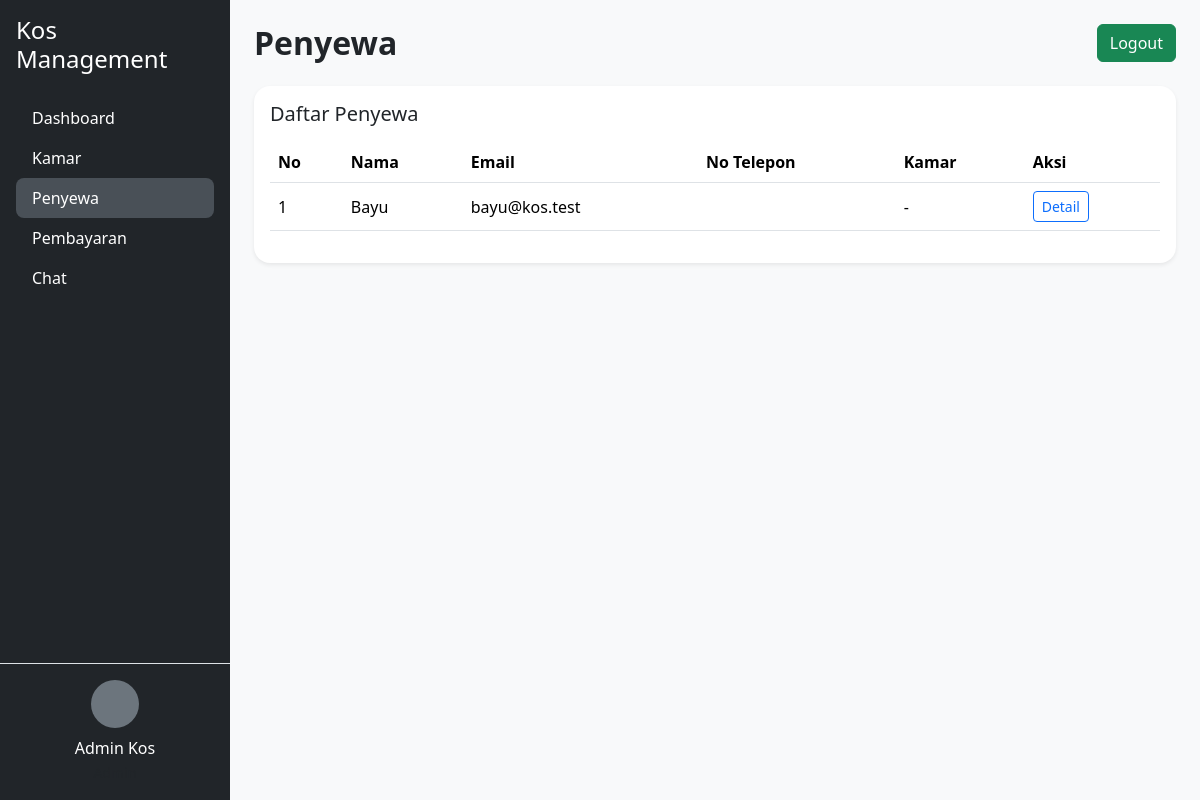
/?r=admin/penyewa (signed in), run on the app's committed database.
### tables this page shows
CREATE TABLE IF NOT EXISTS users (
    id INT AUTO_INCREMENT PRIMARY KEY,
    name VARCHAR(100) NOT NULL,
    email VARCHAR(100) NOT NULL UNIQUE,
    password VARCHAR(255) NOT NULL,
    role ENUM('admin','penyewa') NOT NULL,
    nik VARCHAR(50) NULL,
    phone VARCHAR(20) NULL,
    photo VARCHAR(255) NULL,
    kamar_id INT NULL,
    created_at TIMESTAMP DEFAULT CURRENT_TIMESTAMP
);

### app/Core/Controller.php (called while the page is built)
<?php
class Controller {
    protected function view(string $view, array $data = []) {
        extract($data);
        require __DIR__ . "/../Views/" . $view . ".php";
    }
}

### app/Controllers/Admin/PenyewaController.php (called while the page is built, shortened)
<?php
require_once __DIR__ . "/../../Core/Controller.php";
require_once __DIR__ . "/../../Models/User.php";
class AdminPenyewaController extends Controller {
    public function index() {
        $userModel = new User();
        $penyewa = $userModel->getAllPenyewa();
        $this->view("admin/penyewa_index", compact('penyewa'));
    }
}

### public/index.php (called while the page is built, shortened)
<?php
$route = $_GET['r'] ?? 'login';
Router::dispatch($route);

### app/Core/Database.php (called while the page is built)
<?php
class Database {
    private static $conn;
    public static function getConnection() {
        if (!self::$conn) {
            $host = "localhost";
            $db   = "kos";
            $user = "root";
            $pass = "";
            $dsn  = "mysql:host=$host;dbname=$db;charset=utf8mb4";
            try {
                self::$conn = new PDO($dsn, $user, $pass, [
                    PDO::ATTR_ERRMODE => PDO::ERRMODE_EXCEPTION,
                    PDO::ATTR_DEFAULT_FETCH_MODE => PDO::FETCH_ASSOC,
                ]);
            } catch (PDOException $e) {
                die("Database error: " . $e->getMessage());
            }
        }
        return self::$conn;
    }
}

### app/Models/User.php (called while the page is built, shortened)
<?php
require_once __DIR__ . "/../Core/Database.php";
class User {
    private $db;
    public function __construct() {
        $this->db = Database::getConnection();
    }
    public function getAllPenyewa() {
        $stmt = $this->db->query("SELECT u.*, k.nama AS nama_kamar FROM users u
                                  LEFT JOIN kamar k ON u.kamar_id = k.id
                                  WHERE role = 'penyewa'");
        return $stmt->fetchAll();
    }
}

### app/Views/admin/penyewa_index.php (the view, shortened to what this page needs)
<?php
require __DIR__ . "/../layouts/header.php";
require __DIR__ . "/../layouts/sidebar_admin.php";
?>
<div class="card shadow-sm border-0">
    <div class="card-body">
        <h5 class="mb-3">Daftar Penyewa</h5>
        <div class="table-responsive">
            <table class="table align-middle">
                <thead>
                    <tr>
                        <th>No</th>
                        <th>Nama</th>
                        <th>Email</th>
                        <th>No Telepon</th>
                        <th>Kamar</th>
                        <th>Aksi</th>
                    </tr>
                </thead>
                <tbody>
                <?php $no=1; foreach ($penyewa as $p): ?>
                    <tr>
                        <td><?php echo $no++; ?></td>
                        <td><?php echo htmlspecialchars($p['name']); ?></td>
                        <td><?php echo htmlspecialchars($p['email']); ?></td>
                        <td><?php echo htmlspecialchars($p['phone']); ?></td>
                        <td><?php echo htmlspecialchars($p['nama_kamar'] ?? '-'); ?></td>
                        <td>
                            <a href="/?r=admin/penyewa_show&id=<?php echo $p['id']; ?>" class="btn btn-sm btn-outline-primary">Detail</a>
                        </td>
                    </tr>
                <?php endforeach; ?>
                </tbody>
            </table>
        </div>
    </div>
</div>
<?php require __DIR__ . "/../layouts/footer.php"; ?>

### public/assets/css/style.css (style rules this page uses)
body { font-family: system-ui, -apple-system, BlinkMacSystemFont, "Segoe UI", sans-serif; }
.card { border-radius: 1rem; }

### data on the page
users: name "Bayu", email "bayu@kos.test", nama_kamar "-"

### other printed values
$userSession['name'] "Admin Kos"
$pageTitle "Penyewa"
